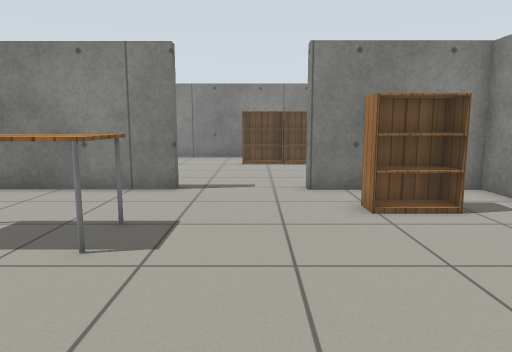
view 1 (above)

16 first-person views from a walk through a Gazebo world. The camera is 0.9 m above the floor, tilts 8° down and sees 70° across. The floor is counted in squares, 0.5 m on a side. Each view is taken from the middle of a square. On the plan, view 1 faces up. The plan holds only what a view shows up to about 18 squares ahead; the rest is blank. The place goes on beyond the plan. The robots in the file are not drawn. Simple patterns stand in for the simulator's built-in surfaces.

view 2
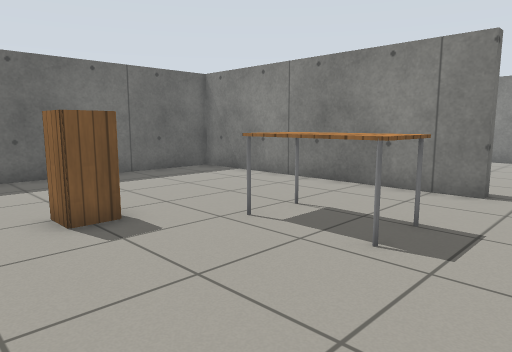

view 3
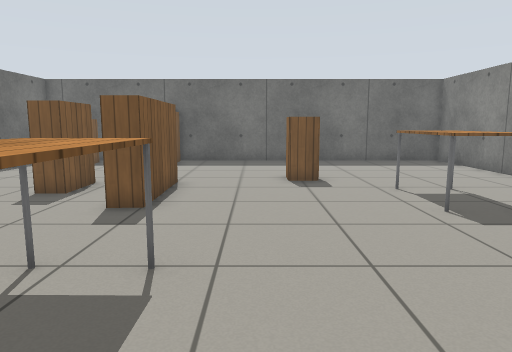

view 4
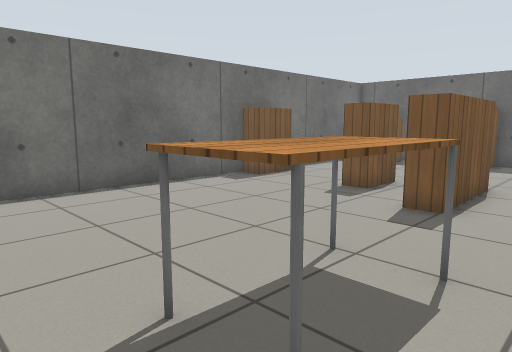

view 5
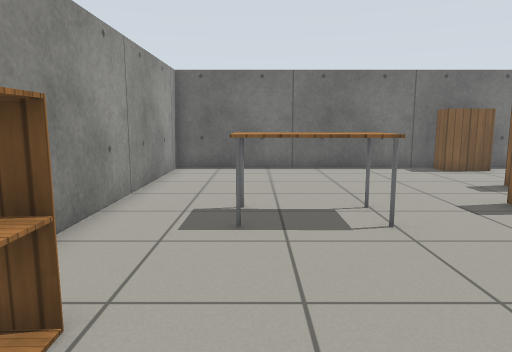

view 6
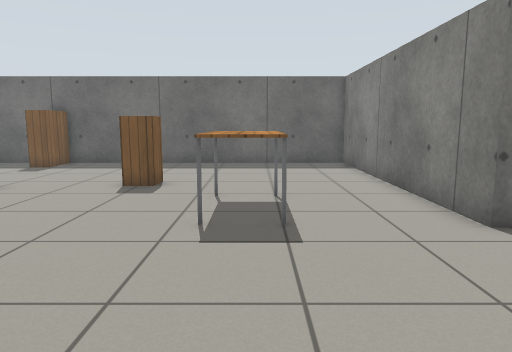

view 7
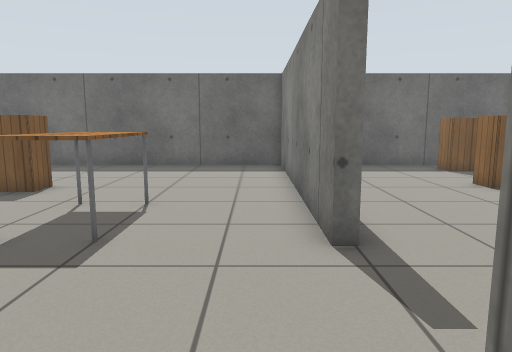

view 8
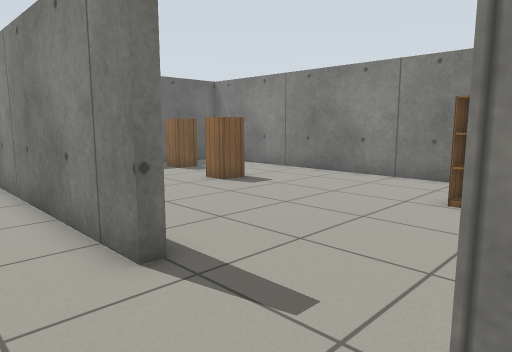

view 9
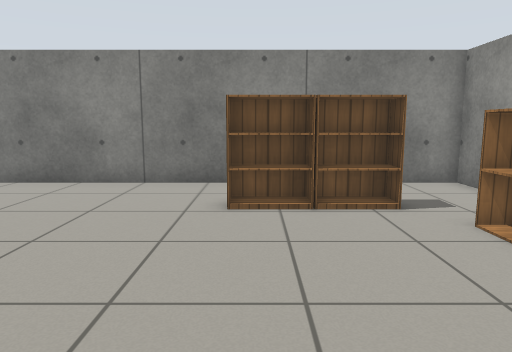

view 10
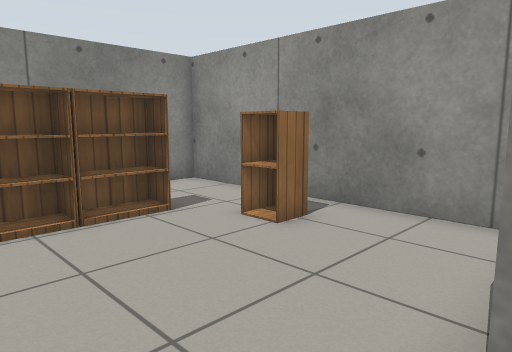

view 11
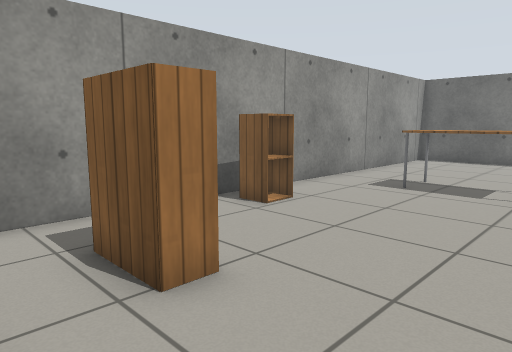

view 12
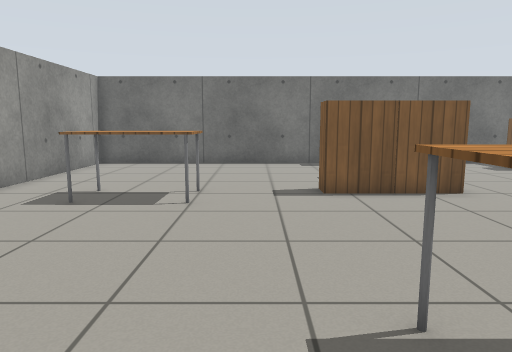

view 13
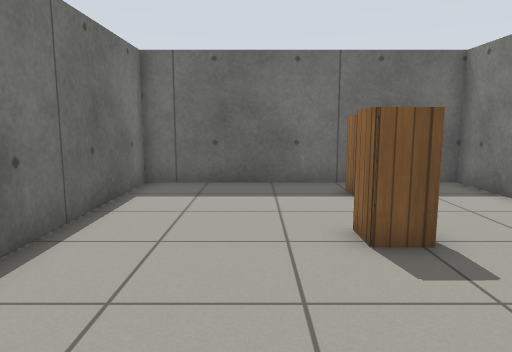

view 14
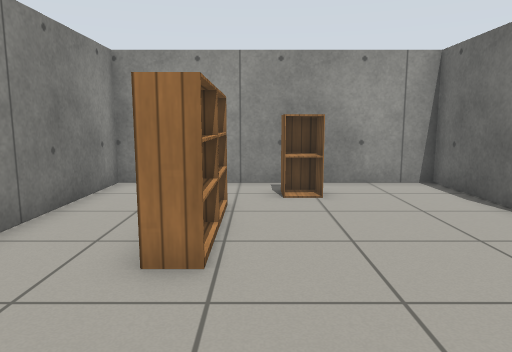

view 15
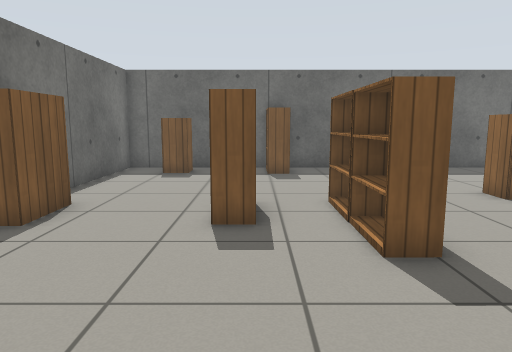

view 16
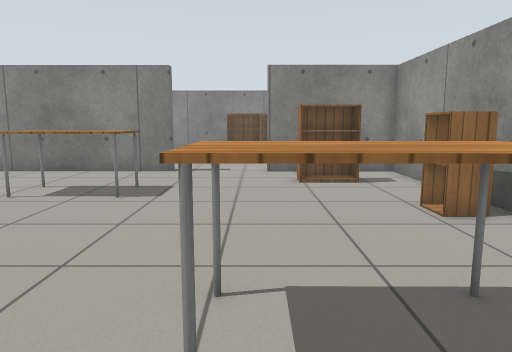

### Floor plan
Ten units are one square. View 1 is at (0, 0); x grows to the right and y downward. Boxes are objects, and circles mark ways between rooms. Rooms are numbered by the first view taken in them; rooms with no view inside come last. Other rooms are left out.
<svg viewBox="-140 -208 208 308">
<path fill="none" stroke="#000" d="M-42 93 63 93 63 -101 14 -101M-23 -101 -133 -101 -133 93 -66 93M-23 -106 -23 -101M14 -101 14 -105M28 -105 63 -105 63 -203 -133 -203 -133 -105 -68 -105"/>
<rect x="-135" y="25" width="20" height="10" fill="#bbb"><title>bookshelf</title></rect>
<rect x="-125" y="65" width="10" height="10" fill="#bbb"><title>cabinet</title></rect>
<rect x="-75" y="-35" width="10" height="20" fill="#bbb"><title>cabinet</title></rect>
<rect x="-65" y="75" width="20" height="20" fill="#bbb"><title>bookshelf</title></rect>
<rect x="-65" y="35" width="20" height="20" fill="#bbb"><title>bookshelf</title></rect>
<rect x="-65" y="15" width="20" height="10" fill="#bbb"><title>bookshelf</title></rect>
<rect x="-55" y="-65" width="30" height="20" fill="#bbb"><title>table</title></rect>
<rect x="-45" y="15" width="20" height="10" fill="#bbb"><title>bookshelf</title></rect>
<rect x="5" y="5" width="30" height="20" fill="#bbb"><title>table</title></rect>
<rect x="25" y="-85" width="20" height="10" fill="#bbb"><title>bookshelf</title></rect>
<rect x="45" y="-45" width="10" height="20" fill="#bbb"><title>cabinet</title></rect>
<rect x="-125" y="-175" width="20" height="10" fill="#bbb"><title>cabinet</title></rect>
<rect x="-85" y="-165" width="20" height="10" fill="#bbb"><title>cabinet</title></rect>
<rect x="-5" y="-175" width="20" height="10" fill="#bbb"><title>bookshelf</title></rect>
<rect x="15" y="-175" width="20" height="10" fill="#bbb"><title>bookshelf</title></rect>
<rect x="35" y="-155" width="20" height="10" fill="#bbb"><title>cabinet</title></rect>
<circle cx="-5" cy="-100" r="3" fill="#2a7"/>
<text x="-40" y="0">1</text>
<text x="-30" y="-150">2</text>
</svg>
Room 1 opens to room 2.

Where each view was taken, in squares from view 1:
view 1: 0 up, 0 right, facing up
view 2: 0 up, 0 right, facing up-left
view 3: 1 up, 5 right, facing left
view 4: 1 up, 5 right, facing down-left
view 5: 6 up, 3 right, facing down
view 6: 6 up, 4 right, facing left
view 7: 9 up, 3 right, facing left
view 8: 8 up, 2 right, facing up-left
view 9: 9 up, 0 right, facing up
view 10: 10 up, 1 left, facing up-right
view 11: 10 up, 1 left, facing down-right
view 12: 8 up, 1 left, facing down
view 13: 14 up, 2 left, facing left
view 14: 16 up, 5 left, facing right
view 15: 4 down, 2 right, facing left
view 16: 4 down, 1 right, facing up
